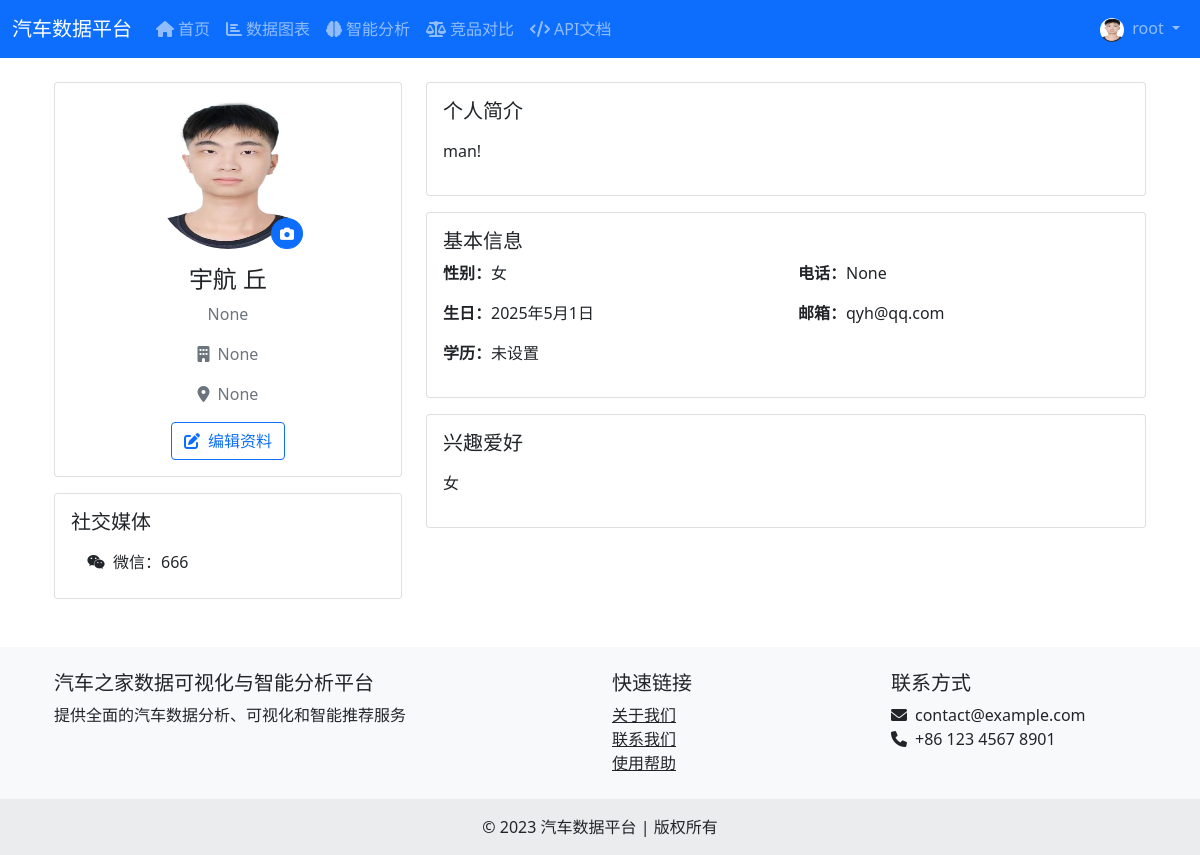
Page /accounts/profile/ (signed in) on the earlier database version.
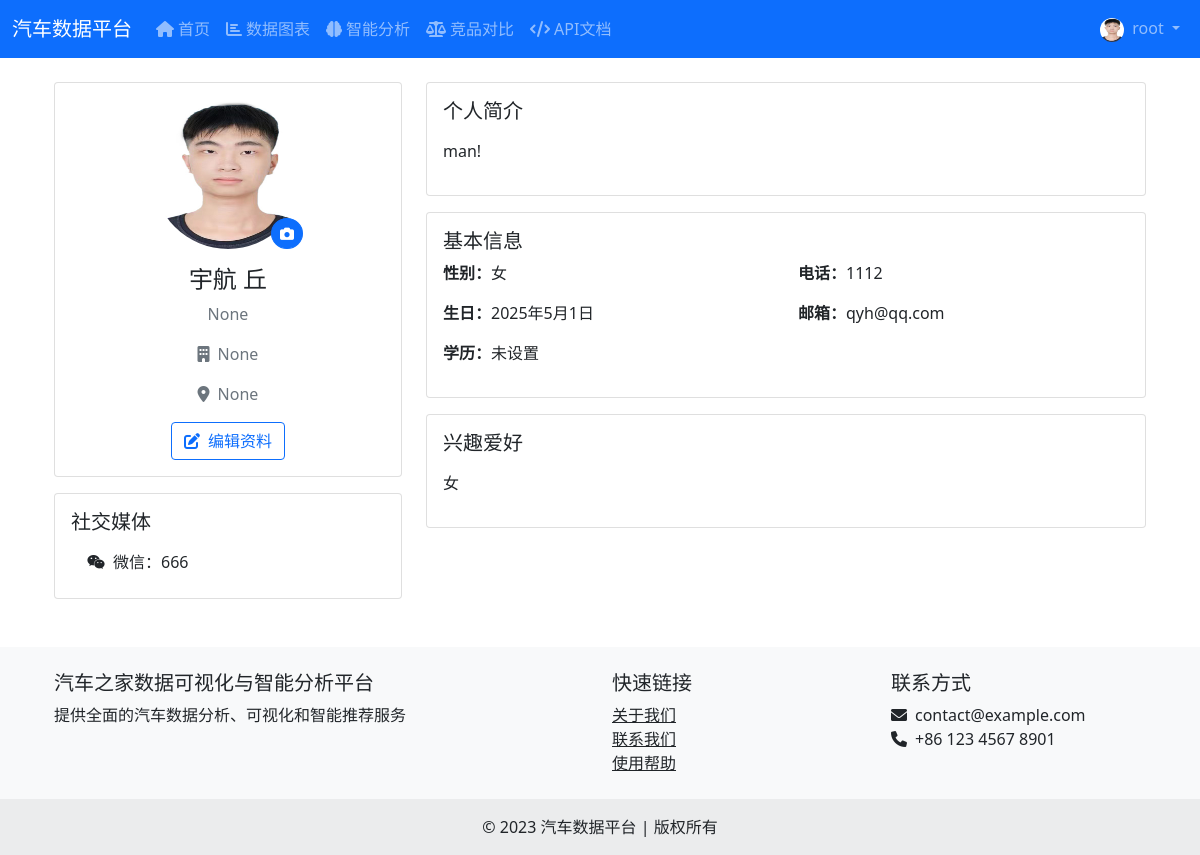
Same page on the later database version.
### accounts/models.py (models this page shows, shortened)
class UserProfile(models.Model):
    EDUCATION_CHOICES = (
        ('high_school', '高中及以下'),
        ('college', '大专'),
        ('bachelor', '本科'),
        ('master', '硕士'),
        ('phd', '博士'),
    )
    GENDER_CHOICES = (
        ('male', '男'),
        ('female', '女'),
        ('other', '其他'),
    )
    user = models.OneToOneField(User, on_delete=models.CASCADE, related_name='profile')
    avatar = models.ImageField(upload_to='avatars/', blank=True, null=True, verbose_name='头像')
    bio = models.TextField(max_length=500, blank=True, null=True, verbose_name='个人简介')
    birth_date = models.DateField(null=True, blank=True, verbose_name='出生日期')
    gender = models.CharField(max_length=10, choices=GENDER_CHOICES, blank=True, null=True, verbose_name='性别')
    phone = models.CharField(max_length=20, blank=True, null=True, verbose_name='电话')
    address = models.CharField(max_length=200, blank=True, null=True, verbose_name='地址')
    education = models.CharField(max_length=20, choices=EDUCATION_CHOICES, blank=True, null=True, verbose_name='学历')
    occupation = models.CharField(max_length=100, blank=True, null=True, verbose_name='职业')
    company = models.CharField(max_length=100, blank=True, null=True, verbose_name='公司')
    website = models.URLField(max_length=200, blank=True, null=True, verbose_name='个人网站')
    social_github = models.URLField(max_length=200, blank=True, null=True, verbose_name='GitHub')
    social_weibo = models.URLField(max_length=200, blank=True, null=True, verbose_name='微博')
    social_wechat = models.CharField(max_length=100, blank=True, null=True, verbose_name='微信')
    interests = models.TextField(max_length=500, blank=True, null=True, verbose_name='兴趣爱好')
    created_at = models.DateTimeField(default=timezone.now, verbose_name='创建时间')
    updated_at = models.DateTimeField(auto_now=True, verbose_name='更新时间')
    class Meta:
        verbose_name = '用户资料'
        verbose_name_plural = verbose_name
    def get_avatar_url(self):
        if self.avatar and self.avatar.url:
            return self.avatar.url
        return '/static/images/default-avatar.svg'

### accounts/views.py (the view)
# urls.py: path('profile/', views.profile_view, name='profile'),
@login_required
def profile_view(request):
    user_profile = request.user.profile
    return render(request, 'account/profile.html', {
        'profile': user_profile
    })

### templates/account/profile.html (shortened to what this page needs)
{% extends "base.html" %}
{% block content %}
<div class="container mt-4">
    <div class="row">
        <div class="col-md-4">
            <div class="card">
                <div class="card-body text-center">
                    <div class="position-relative d-inline-block mb-3">
                        <img src="{{ profile.get_avatar_url }}" class="rounded-circle" width="150" height="150" alt="头像">
                        {% if user == profile.user %}
                        <a href="{% url 'accounts:profile_edit' %}" class="position-absolute bottom-0 end-0 btn btn-sm btn-primary rounded-circle">
                            <i class="fas fa-camera"></i>
                        </a>
                        {% endif %}
                    </div>
                    <h4 class="card-title">{{ profile.user.get_full_name|default:profile.user.username }}</h4>
                    <p class="text-muted">{{ profile.occupation }}</p>
                    {% if profile.company %}
                    <p class="text-muted"><i class="fas fa-building me-2"></i>{{ profile.company }}</p>
                    {% endif %}
                    {% if profile.address %}
                    <p class="text-muted"><i class="fas fa-map-marker-alt me-2"></i>{{ profile.address }}</p>
                    {% endif %}
                    {% if user == profile.user %}
                    <a href="{% url 'accounts:profile_edit' %}" class="btn btn-outline-primary">
                        <i class="fas fa-edit me-2"></i>编辑资料
                    </a>
                    {% endif %}
                </div>
            </div>
            {% if profile.social_github or profile.social_weibo or profile.social_wechat %}
            <div class="card mt-3">
                <div class="card-body">
                    <h5 class="card-title">社交媒体</h5>
                    <div class="list-group list-group-flush">
                        {% if profile.social_wechat %}
                        <div class="list-group-item">
                            <i class="fab fa-weixin me-2"></i>微信：{{ profile.social_wechat }}
                        </div>
                        {% endif %}
                    </div>
                </div>
            </div>
            {% endif %}
        </div>
        <div class="col-md-8">
            <div class="card mb-3">
                <div class="card-body">
                    <h5 class="card-title">个人简介</h5>
                    <p class="card-text">{{ profile.bio|default:"这个人很懒，什么都没写~"|linebreaks }}</p>
                </div>
            </div>
            <div class="card mb-3">
                <div class="card-body">
                    <h5 class="card-title">基本信息</h5>
                    <div class="row">
                        <div class="col-md-6">
                            <p><strong>性别：</strong>{{ profile.get_gender_display|default:"未设置" }}</p>
                            <p><strong>生日：</strong>{{ profile.birth_date|default:"未设置" }}</p>
                            <p><strong>学历：</strong>{{ profile.get_education_display|default:"未设置" }}</p>
                        </div>
                        <div class="col-md-6">
                            <p><strong>电话：</strong>{{ profile.phone|default:"未设置" }}</p>
                            <p><strong>邮箱：</strong>{{ profile.user.email|default:"未设置" }}</p>
                        </div>
                    </div>
                </div>
            </div>
            {% if profile.interests %}
            <div class="card">
                <div class="card-body">
                    <h5 class="card-title">兴趣爱好</h5>
                    <p class="card-text">{{ profile.interests|linebreaks }}</p>
                </div>
            </div>
            {% endif %}
        </div>
    </div>
</div>
{% endblock %}

Differences in the rows shown:
changed UserProfile "None": phone "None" → "1112"
